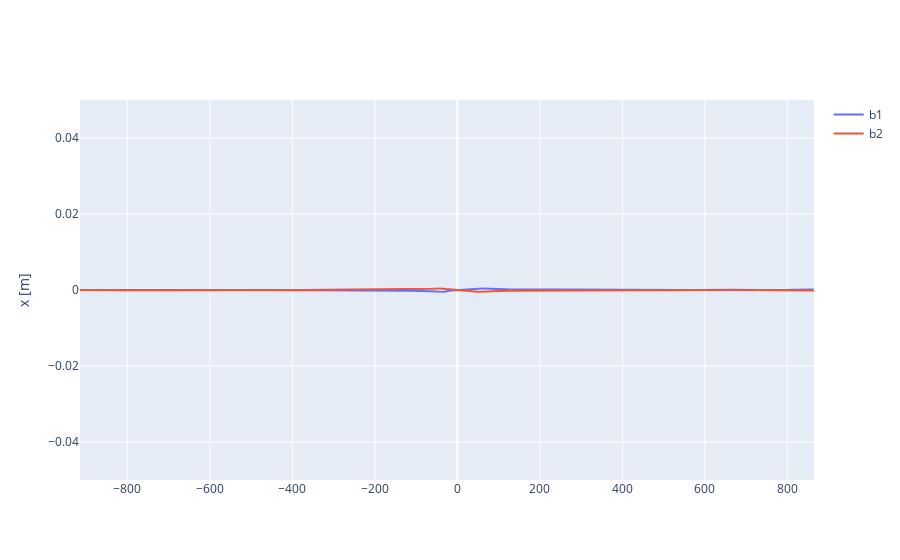

This figure's notebook cell:
### Code cell
fig = go.Figure()

fig.add_trace(go.Scatter(x=s5_b1, y=x5_b1, mode='lines', name = 'b1'))
fig.add_trace(go.Scatter(x=s5_b2, y=x5_b2, mode='lines', name = 'b2'))
fig.update_yaxes(range=[-0.05, 0.05], title_text="x [m]")

fig.show()

### Figure 1 — Plotly figure (JSON) as saved in the notebook; plotly's stock layout.template omitted (floating-point values rounded to 4 significant figures; data arrays with more than 128 entries replaced by an {"elided": "..."} marker saying what was removed)
{"data": [{"mode": "lines", "name": "b1", "type": "scatter", "x": {"elided": "10001 float values"}, "y": {"elided": "10001 float values"}}, {"mode": "lines", "name": "b2", "type": "scatter", "x": {"elided": "10001 float values"}, "y": {"elided": "10001 float values"}}], "layout": {"yaxis": {"range": [-0.05, 0.05], "title": {"text": "x [m]"}}}}
